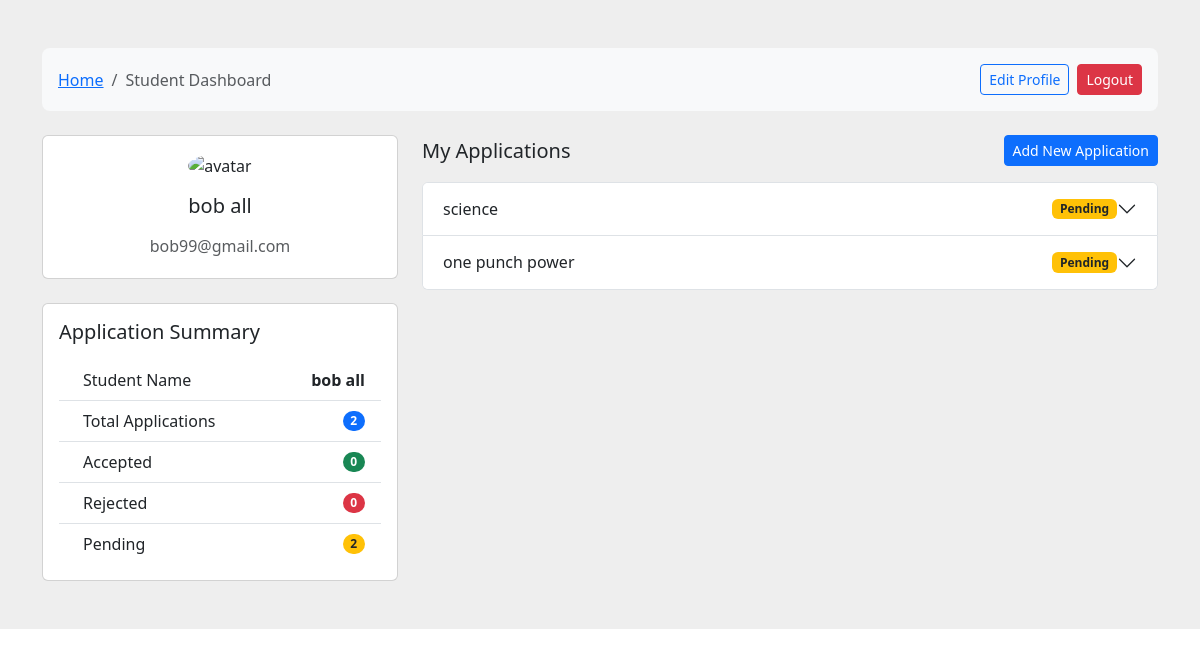
/student/dashboard/ (signed in), run on an earlier commit of the app's database.
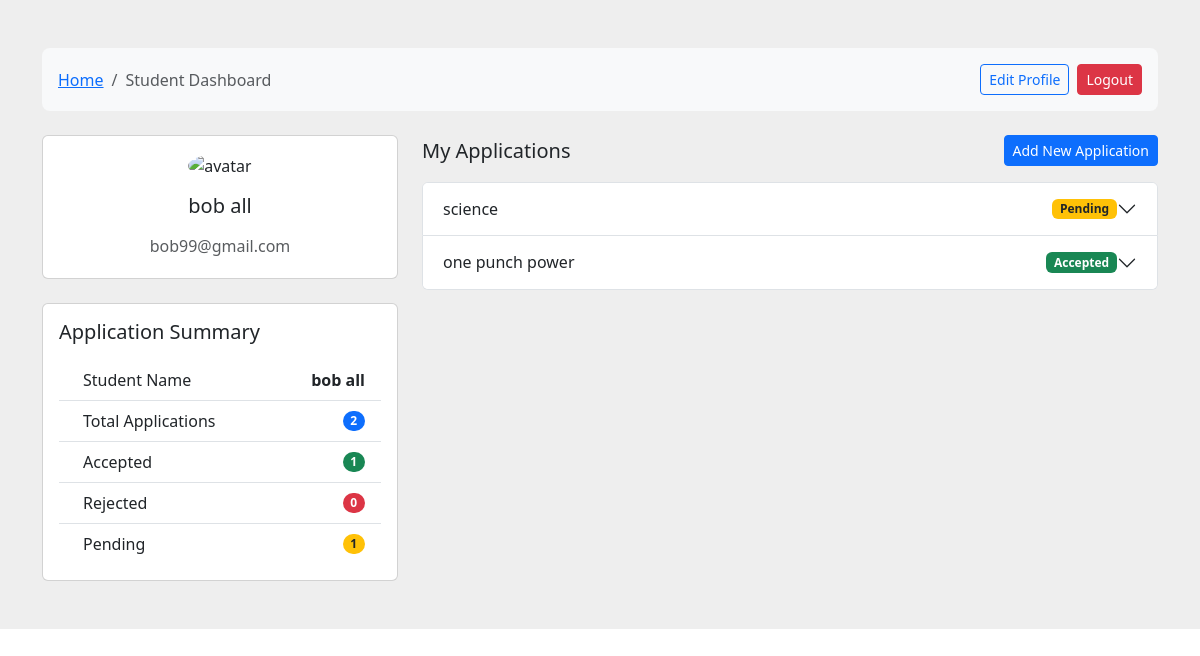
And on a later commit of the database.
### applications/models.py (models this page shows, shortened)
class Application(models.Model):
    application_id = models.AutoField(primary_key=True)
    university_name = models.CharField(max_length=100)
    program_name = models.CharField(max_length=50)
    study_mode = models.CharField(max_length=20, choices=[('Online','Online'),('On-Campus','On-Campus')])
    student = models.ForeignKey(User, on_delete=models.CASCADE, limit_choices_to={'role':'Student'}, related_name='applications_student')
    status = models.CharField(max_length=10, choices=[('Pending','Pending'),('Accepted','Accepted'),('Rejected','Rejected')], default='Pending')
    subject = models.CharField(max_length=100, blank=False)
    content = models.TextField(blank=False)

### authentication/views.py (the view)
# urls.py: path('student/dashboard/', views.stddashbord, name='stddashbord'),
@login_required
@cache_control(no_cache=True, must_revalidate=True, no_store=True)
def stddashbord(request):
    applications = Application.objects.filter(student=request.user)
    contex = {
        'applications':applications,
        'total_applications':applications.all().count(),
        'accepted_count':applications.filter(status='Accepted').count(),
        'rejected_count':applications.filter(status='Rejected').count(),
        'pending_count':applications.filter(status='Pending').count(),
    }
    return render(request, 'dashbord/stddashbord.html', contex)

### templates/dashbord/stddashbord.html (shortened to what the changed rows need)
<!DOCTYPE html>
<html lang="en">
  <head>
    <link href="https://cdn.jsdelivr.net/npm/bootstrap@5.3.8/dist/css/bootstrap.min.css" rel="stylesheet" />
  </head>
  <body>
    <section style="background-color: #eee;">
      <div class="container py-5">
        <div class="row">
          <div class="col-lg-4">
            <div class="card mb-4 mb-lg-0">
              <div class="card-body p-3">
                <ul class="list-group list-group-flush rounded-3">
                  <li class="list-group-item d-flex justify-content-between align-items-center">
                    <span>
                      Accepted
                    </span>
                    <span class="badge bg-success rounded-pill">{{ accepted_count }}</span>
                  </li>
                  <li class="list-group-item d-flex justify-content-between align-items-center">
                    <span>
                      Pending
                    </span>
                    <span class="badge bg-warning text-dark rounded-pill">{{ pending_count }}</span>
                  </li>
                </ul>
              </div>
            </div>
          </div>
          <div class="col-lg-8">
            <div class="col-lg-14">
              <div class="accordion" id="accordionExample">
                <div class="accordion" id="accordionExample">
                  {% for app in applications %}
                    <div class="accordion-item">
                      <h2 class="accordion-header" id="heading{{ forloop.counter }}">
                        <button class="accordion-button collapsed" type="button" data-bs-toggle="collapse" data-bs-target="#collapse{{ forloop.counter }}" aria-expanded="false" aria-controls="collapse{{ forloop.counter }}">
                          <div class="w-100 d-flex justify-content-between align-items-center">
                            <span>{{ app.subject }}</span>
                            {% if app.status == 'Pending' %}
                              <span class="badge bg-warning text-dark">Pending</span>
                            {% elif app.status == 'Accepted' %}
                              <span class="badge bg-success">Accepted</span>
                            {% else %}
                              <span class="badge bg-danger">Rejected</span>
                            {% endif %}
                          </div>
                        </button>
                      </h2>
                    </div>
                  {% empty %}
                    <p class="text-muted text-center">No applications submitted yet.</p>
                  {% endfor %}
                </div>
              </div>
            </div>
          </div>
        </div>
      </div>
    </section>
  </body>
</html>

What changed in the data, as far as the page shows it:
changed Application "one punch power": status "Pending" → "Accepted"
Also different on the page:
{{ accepted_count }}: "0" → "1"
{{ pending_count }}: "2" → "1"
